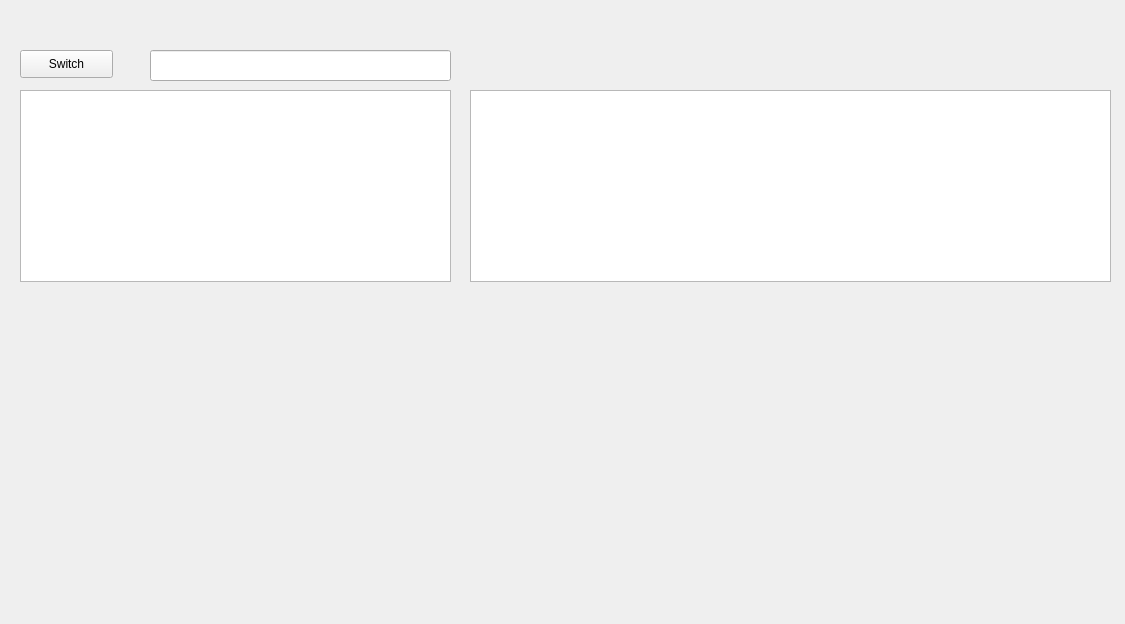
<?xml version="1.0" encoding="UTF-8"?>
<ui version="4.0">
 <class>Dialog</class>
 <widget class="QWidget" name="Dialog">
  <property name="geometry">
   <rect>
    <x>0</x>
    <y>0</y>
    <width>1125</width>
    <height>624</height>
   </rect>
  </property>
  <property name="windowTitle">
   <string>Dialog</string>
  </property>
  <widget class="QPushButton" name="Button">
   <property name="geometry">
    <rect>
     <x>20</x>
     <y>50</y>
     <width>93</width>
     <height>28</height>
    </rect>
   </property>
   <property name="text">
    <string>Switch</string>
   </property>
  </widget>
  <widget class="QLineEdit" name="lineEdit">
   <property name="geometry">
    <rect>
     <x>150</x>
     <y>50</y>
     <width>301</width>
     <height>31</height>
    </rect>
   </property>
  </widget>
  <widget class="QTextBrowser" name="tBLog">
   <property name="geometry">
    <rect>
     <x>20</x>
     <y>90</y>
     <width>431</width>
     <height>192</height>
    </rect>
   </property>
  </widget>
  <widget class="QGraphicsView" name="graphicsView">
   <property name="geometry">
    <rect>
     <x>470</x>
     <y>90</y>
     <width>641</width>
     <height>192</height>
    </rect>
   </property>
  </widget>
 </widget>
 <resources/>
 <connections/>
</ui>
